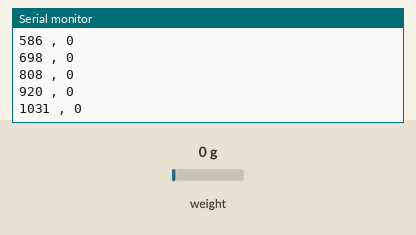
Bench run of a sketch on a simulated Arduino Uno, built with avr-gcc and run on an emulated ATmega328P. On the bench: the last lines printed to the serial monitor. Inputs (shaded band) come from the test bench; at power-on: weight on the scale 0 g. Storage starts empty.

Above: at 1.2 s.
1.3 s: weight on the scale set to 100 g
At 1.37 s:
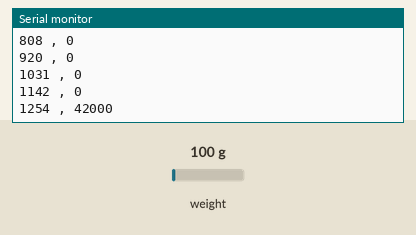
2.8 s: weight on the scale set to 1250 g
At 2.81 s:
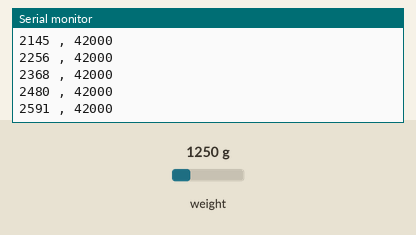
Timing chart, 0 to 5.8 s (numbered marks = the images above; inputs shaded):
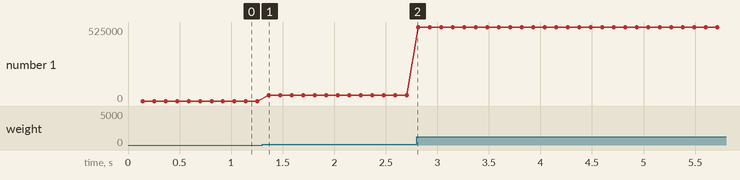

The sketch:

StrainGageDataLogging.ino
```cpp
/*
 * Strain Gage Data Logging
 *
 * Reads strain gage data from hx711 Load Cell Amplifier and writes to SD card module.
 *
 * TIME output given in milliseconds
 * OUTPUT given in read values between 0 and 16,777,215
 *
 * HX711  -------  ARDUINO
 * GND                    GND
 * DT (Data)             A3
 * SCK (Serial Clock)  A2
 * VCC                     VCC (5V)
 *
 * SD MODULE  ------  ARDUINO
 * GND                          GND
 * VCC                           VCC (5V)
 * MISO                          12
 * MOSI                          11
 * SCK                            13
 * CS                              4
 *
 * Speed up or slow down sampling rate by changing the readsPerSec variable below.
 * Maximum sampling rate I have been able to achieve is around 10 samples per second.
 * This can be sped up by optimizing the SD card writing scheme
 *
 */

#include <SPI.h>
#include <SD.h>
#include <Q2HX711.h>

const byte hx711_data_pin = A3;
const byte hx711_clock_pin = A2;
const int chipSelect = 4;
const int readingCount = 100;
const int readsPerSec = 1000;
const int readDelay = 10;
int readings[readingCount];

unsigned long previousMillis = 0;

Q2HX711 hx711(hx711_data_pin, hx711_clock_pin);

void setup() {
  // Open serial communications and wait for port to open:
  Serial.begin(9600);
//  while (!Serial) {
//    ; // wait for serial port to connect. Needed for native USB port only
//  }


  Serial.print("Initializing SD card...");

  // see if the card is present and can be initialized:
  if (!SD.begin(chipSelect)) {
    Serial.println("Card failed, or not present");
    // don't do anything more:
    while (1);
  }
  Serial.println("card initialized.");
  Serial.println("TIME  ,  OUTPUT");
}

void loop() {
  unsigned long currentMillis = millis();
  String dataString = "";
  if (currentMillis - previousMillis >= 1000/readsPerSec) {


  // make a string for assembling the data to log:
  if (previousMillis == 0){
    dataString += " TIME  ,  OUTPUT ";
  } else {

  dataString += currentMillis;
  dataString += " , ";
  dataString += hx711.read();
  }

  // open the file. note that only one file can be open at a time,
  // so you have to close this one before opening another.
  File dataFile = SD.open("datalog.txt", O_CREAT | O_APPEND | O_WRITE);

  // if the file is available, write to it:
  if (dataFile) {
    dataFile.println(dataString);
    dataFile.close();
    // print to the serial port too:
    Serial.println(dataString);

  }
  // if the file isn't open, pop up an error:
  else {
    Serial.println("error opening datalog.txt");
  }
  }

  previousMillis = currentMillis;
}
```

Measured:
- after the input at 1.3 s, the serial monitor: prints a new line after 0.07 s (image 1)
- plotted number 1: 0 → 42000 after the input at 1.3 s
